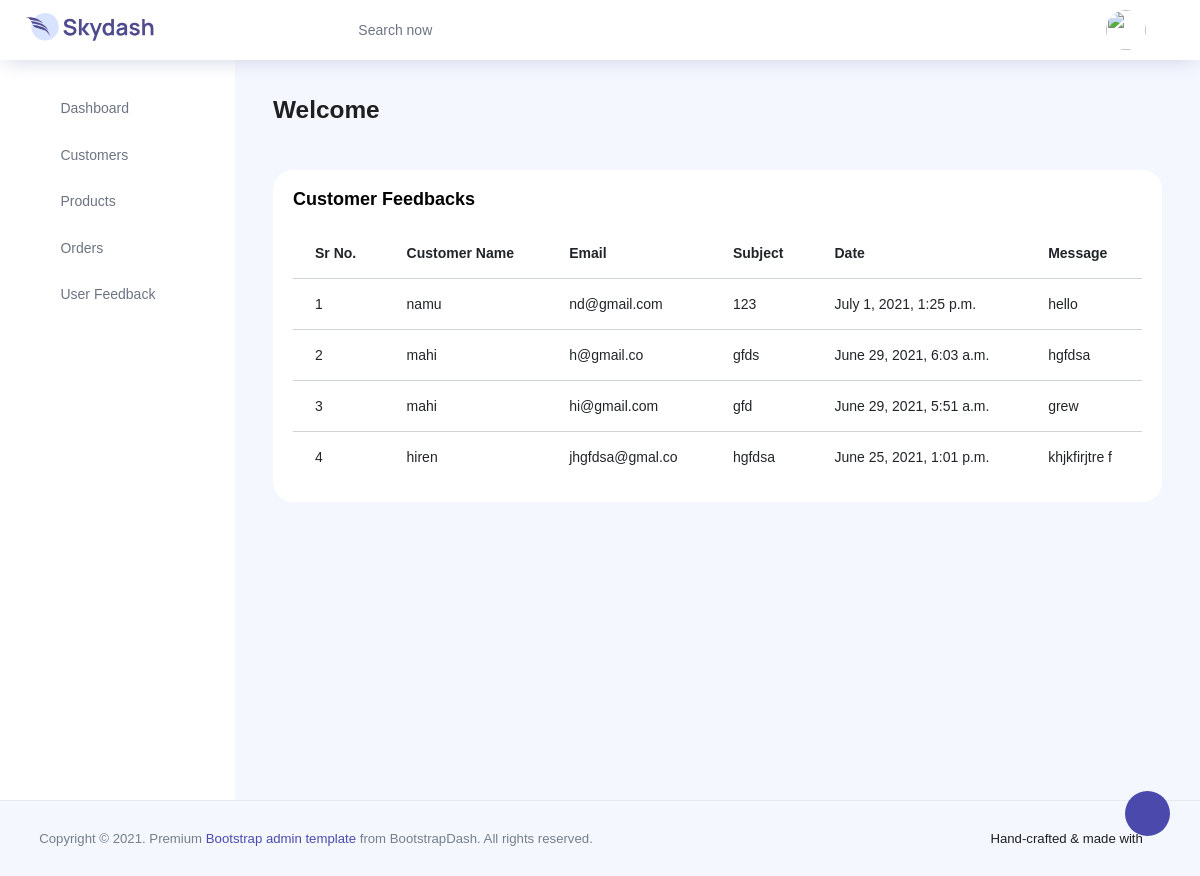
The app's page /feedback/ (signed in) with its own data.
### app1/models.py (models this page shows)
class Customer_Feedback(models.Model):
    name=models.CharField(default='',max_length=100 )
    mail=models.EmailField(default="",max_length=200)
    subject=models.CharField(default='',max_length=200)
    message=models.CharField(default='',max_length=200)
    date=models.DateTimeField(auto_now=True,blank=True,null=True)

### app1/views.py (the view)
# urls.py: path('feedback/',ViewFeedback,name='feedback'),
def ViewFeedback(request):
    if 'comp_data' in request.session.keys():
       comp_user=Compny_Details.objects.get(id=int(request.session['comp_data']))
       cust=Compny_Customers.objects.filter(comp=comp_user)
       fb=Customer_Feedback.objects.all()
       return render(request,"compny/dashboard/feedback.html",{'fb':fb,'cust':cust,'USERs':comp_user})
    else:
          return redirect('ln')

### app1/templates/compny/dashboard/feedback.html (shortened to what this page needs)
{% extends 'compny/dashboard/base.html' %}
{% load static %}
{% block NewContent %}
<div class='row'>
<div class="col-lg-12 grid-margin stretch-card">
              <div class="card">
                <div class="card-body">
                  <h4 class="card-title">Customer Feedbacks</h4>
                  <div class="table-responsive">
                    <table class="table">
                      <thead>
                        <tr>
                          <th>Sr No.</th>
                          <th>Customer Name</th>
                          <th>Email</th>
                          <th>Subject</th>
                          <th>Date</th>
                          <th>Message</th>
                        </tr>
                      </thead>
                      <tbody>
                      {% for i in fb reversed %}
                        <tr>
                           <td>{{ forloop.counter }}</td>
                           <td>{{ i.name }}</td>
                           <td>{{ i.mail }}</td>
                           <td>{{ i.subject }}</td>
                           <td>{{ i.date }}</td>
                           <td>{{ i.message }}</td>
                          </tr>
                        {% endfor %}
                      </tbody>
                    </table>
                  </div>
                </div>
              </div>
            </div>
</div>
{% endblock NewContent %}

### records on screen
Customer_Feedback: name "namu", mail "nd@gmail.com", subject "123", date "July 1, 2021, 1:25 p.m.", message "hello"
Customer_Feedback: name "mahi", mail "h@gmail.co", subject "gfds", date "June 29, 2021, 6:03 a.m.", message "hgfdsa"
Customer_Feedback: name "mahi", mail "hi@gmail.com", subject "gfd", date "June 29, 2021, 5:51 a.m.", message "grew"
Customer_Feedback: name "hiren", mail "jhgfdsa@gmal.co", subject "hgfdsa", date "June 25, 2021, 1:01 p.m.", message "khjkfirjtre f"
